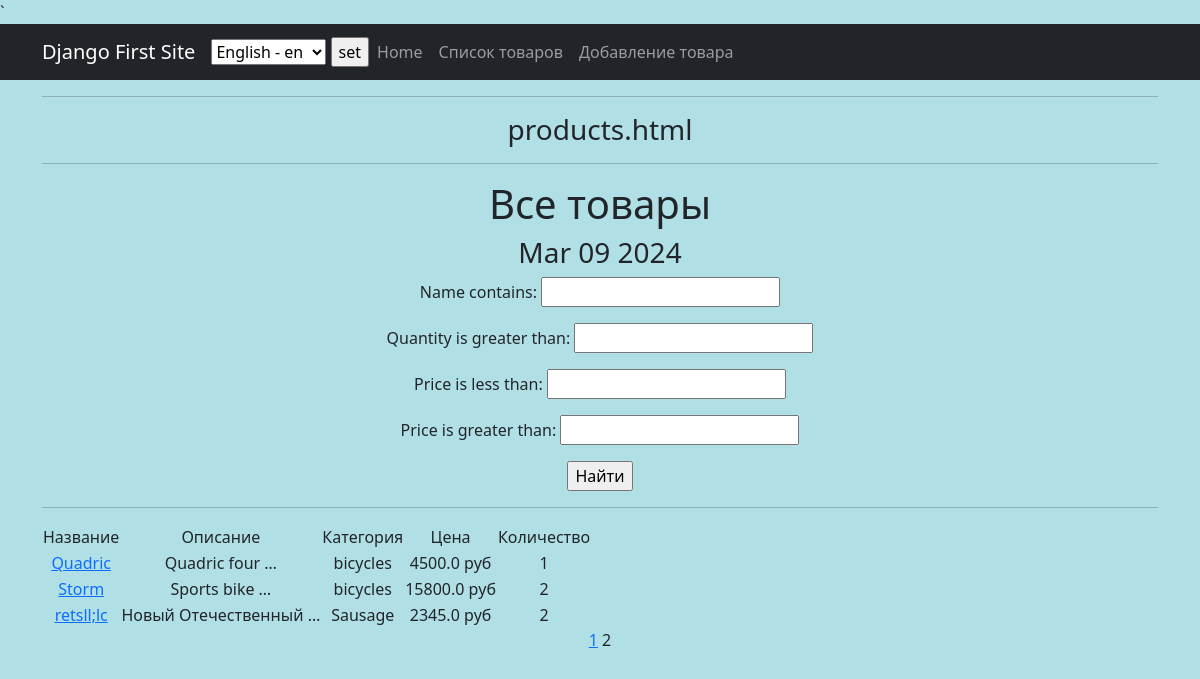
Screenshot of /?page=2 with the database file from the repository.
### simpleapp/models.py (models this page shows, shortened)
class Product(models.Model):
    name = models.CharField(max_length=50, unique=True)
    description = models.TextField()
    quantity = models.IntegerField(
        validators=[MinValueValidator(0,
                                      'Quantity should be >= 0')])
    category = models.ForeignKey(to='Category', on_delete=models.CASCADE,
                                 related_name='products',
                                 verbose_name=pgettext_lazy(
                                     'help text for Product model',
                                     'This is the help text'))
    price = models.FloatField(
        validators=[MinValueValidator(0.0,
                                      'Price should be >= 0')])

class Category(models.Model):
    name = models.CharField(max_length=100, unique=True,
                            help_text=_('category name'))  # добавим

### simpleapp/views.py (the view)
# urls.py: path('', ProductsList.as_view(), name='product_list'),
class ProductsList(ListView):
    model = Product
    ordering = 'name'
    template_name = 'products.html'  # шаблон, который будет использоваться
    context_object_name = 'products'  # Переменная в шаблоне в которую
    paginate_by = 5  # вот так можно указать количество записей на странице
    def get_queryset(self):
        queryset = super().get_queryset()
        self.filterset = ProductFilter(self.request.GET, queryset)
        return self.filterset.qs
    def get_context_data(self, **kwargs):
        context = super().get_context_data(**kwargs)
        context['filterset'] = self.filterset
        return context

### simpleapp/templatetags/custom_filters.py (called while the page is built)
@register.filter()
def currency(value, code='rub'):
    postfix = CURRENCIES_SYMBOLS[code]
    return f'{value} {postfix}'

### simpleapp/templatetags/custom_tags.py (called while the page is built)
@register.simple_tag()
def current_time(format_string='%b %d %Y'):
    return datetime.utcnow().strftime(format_string)

@register.simple_tag(takes_context=True)
def url_replace(context, **kwargs):
    d = context['request'].GET.copy()
    for k, v in kwargs.items():
        d[k] = v
    return d.urlencode()

### templates/products.html (shortened to what this page needs)
{% extends 'flatpages/default.html' %}
{% load custom_filters %}
{% load custom_tags %}
{% block content %}
    <hr>
    <h3>products.html</h3>
    <hr>
    <h1>Все товары</h1>
    <h3>{% current_time '%b %d %Y' %}</h3>
    <form action="" method="get">
        {{ filterset.form.as_p }}
        <input type="submit" value="Найти" />
    </form>
  <hr>
        {% if products %}
            <table>
                 <tr>
                    <td>Название</td>
                    <td>Описание</td>
                    <td>Категория</td>
                    <td>Цена</td>
                    <td>Количество</td>
                </tr>
                {% for product in products %}
                <tr>
                    <td>
                        <a href="{% url 'product_detail' pk=product.id %}">{{ product.name }}</a>
                    </td>
                    <td>{{ product.description|truncatewords:2}}</td>
                    <td>{{ product.category.name }}</td>
                    <td>{{ product.price|currency:"rub" }}</td>
                    <td>{{ product.quantity }}</td>
                    <td>
                    </td>
                </tr>
                {% endfor %}
            </table>
        {% else %}
            <h2>Товаров нет!</h2>
        {% endif %}
        {% if page_obj.has_previous %}
            <a href="?{% url_replace page=1 %}">1</a>
        {% endif %}
        {{ page_obj.number }}
{% endblock content %}

### rows the page displays
Product: name "Quadric", description "Quadric four …", category.name "bicycles", price "4500.0 руб", quantity "1"
Product: name "Storm", description "Sports bike …", category.name "bicycles", price "15800.0 руб", quantity "2"
Product: name "retsll;lc", description "Новый Отечественный …", category.name "Sausage", price "2345.0 руб", quantity "2"

### other values shown
{{ page_obj.number }} "2"
form field language "English - en"
